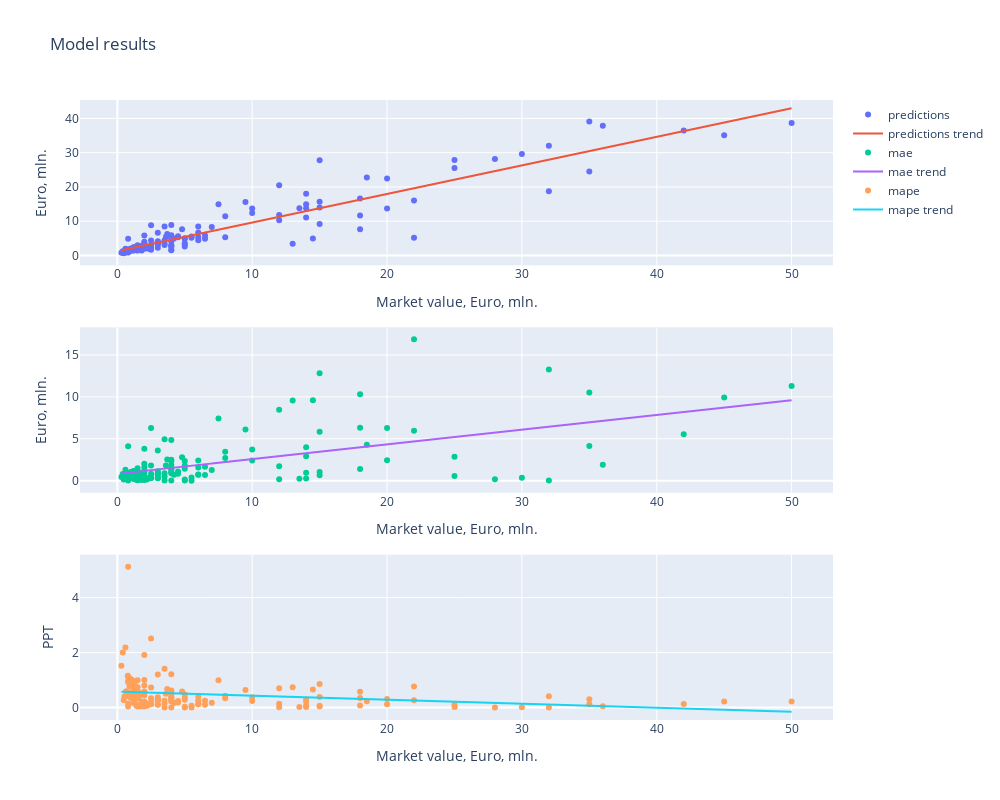
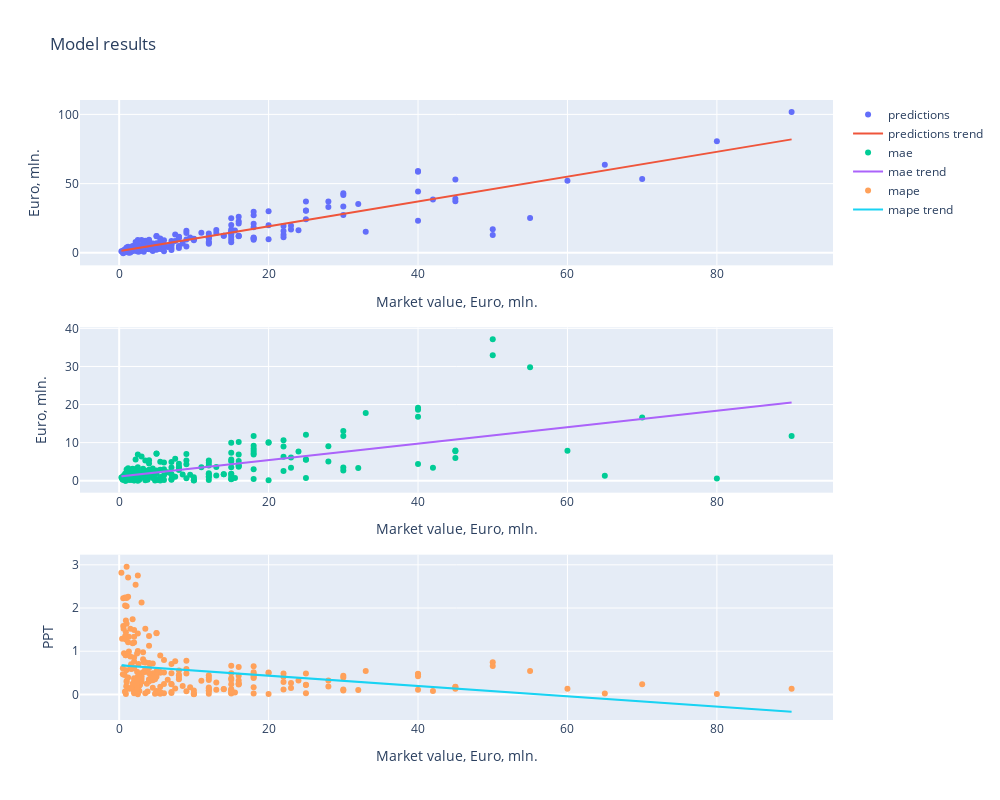
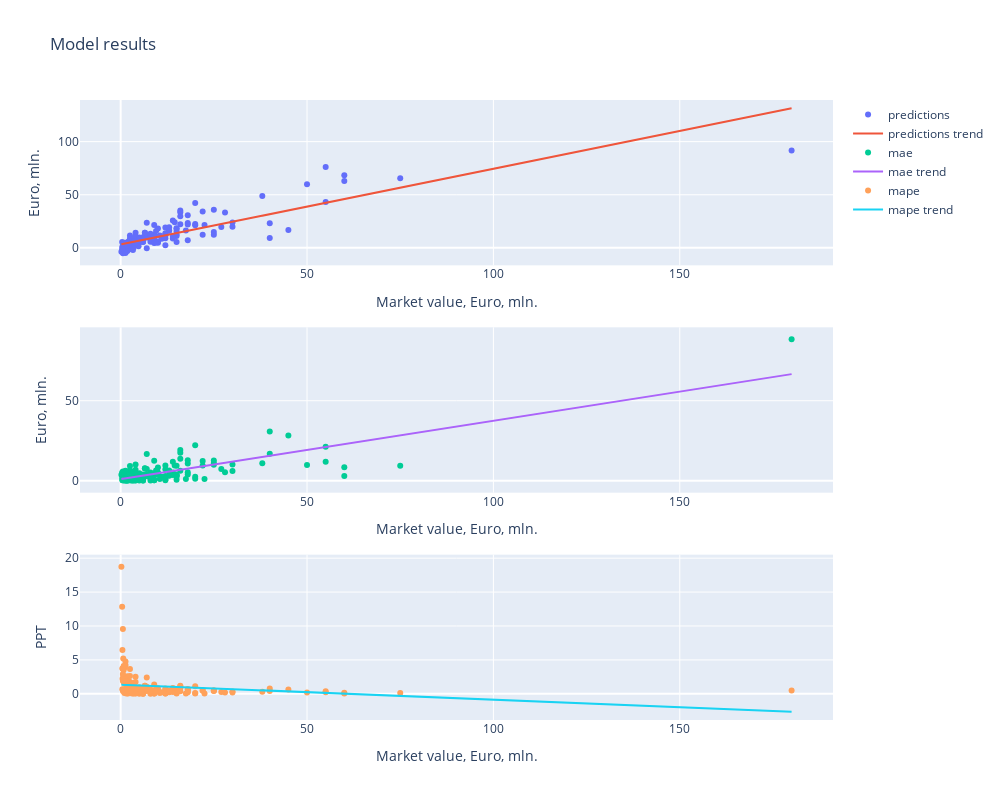

Notebook cell for these charts, in order:
### Code cell
for pos, features in feature_sets.items():
    pipeline(pos, features, full_feature_set=True)

### Figure 1 — Plotly figure (JSON) as saved in the notebook; plotly's stock layout.template omitted (floating-point values rounded to 4 significant figures; data arrays with more than 128 entries replaced by an {"elided": "..."} marker saying what was removed)
{"data": [{"mode": "markers", "name": "predictions", "type": "scatter", "x": {"elided": "141 float values"}, "xaxis": "x", "y": {"elided": "141 float values"}, "yaxis": "y"}, {"mode": "lines", "name": "predictions trend", "type": "scatter", "x": {"elided": "141 float values"}, "xaxis": "x", "y": {"elided": "141 float values"}, "yaxis": "y"}, {"mode": "markers", "name": "mae", "type": "scatter", "x": {"elided": "141 float values"}, "xaxis": "x2", "y": {"elided": "141 float values"}, "yaxis": "y2"}, {"mode": "lines", "name": "mae trend", "type": "scatter", "x": {"elided": "141 float values"}, "xaxis": "x2", "y": {"elided": "141 float values"}, "yaxis": "y2"}, {"mode": "markers", "name": "mape", "type": "scatter", "x": {"elided": "141 float values"}, "xaxis": "x3", "y": {"elided": "141 float values"}, "yaxis": "y3"}, {"mode": "lines", "name": "mape trend", "type": "scatter", "x": {"elided": "141 float values"}, "xaxis": "x3", "y": {"elided": "141 float values"}, "yaxis": "y3"}], "layout": {"height": 800, "title": {"text": "Model results"}, "width": 1000, "xaxis": {"anchor": "y", "domain": [0, 1], "title": {"text": "Market value, Euro, mln."}}, "xaxis2": {"anchor": "y2", "domain": [0, 1], "title": {"text": "Market value, Euro, mln."}}, "xaxis3": {"anchor": "y3", "domain": [0, 1], "title": {"text": "Market value, Euro, mln."}}, "yaxis": {"anchor": "x", "domain": [0.7333, 1], "title": {"text": "Euro, mln."}}, "yaxis2": {"anchor": "x2", "domain": [0.3667, 0.6333], "title": {"text": "Euro, mln."}}, "yaxis3": {"anchor": "x3", "domain": [0, 0.2667], "title": {"text": "PPT"}}}}

### Figure 2 — Plotly figure (JSON) as saved in the notebook; plotly's stock layout.template omitted (floating-point values rounded to 4 significant figures; data arrays with more than 128 entries replaced by an {"elided": "..."} marker saying what was removed)
{"data": [{"mode": "markers", "name": "predictions", "type": "scatter", "x": {"elided": "236 float values"}, "xaxis": "x", "y": {"elided": "236 float values"}, "yaxis": "y"}, {"mode": "lines", "name": "predictions trend", "type": "scatter", "x": {"elided": "236 float values"}, "xaxis": "x", "y": {"elided": "236 float values"}, "yaxis": "y"}, {"mode": "markers", "name": "mae", "type": "scatter", "x": {"elided": "236 float values"}, "xaxis": "x2", "y": {"elided": "236 float values"}, "yaxis": "y2"}, {"mode": "lines", "name": "mae trend", "type": "scatter", "x": {"elided": "236 float values"}, "xaxis": "x2", "y": {"elided": "236 float values"}, "yaxis": "y2"}, {"mode": "markers", "name": "mape", "type": "scatter", "x": {"elided": "236 float values"}, "xaxis": "x3", "y": {"elided": "236 float values"}, "yaxis": "y3"}, {"mode": "lines", "name": "mape trend", "type": "scatter", "x": {"elided": "236 float values"}, "xaxis": "x3", "y": {"elided": "236 float values"}, "yaxis": "y3"}], "layout": {"height": 800, "title": {"text": "Model results"}, "width": 1000, "xaxis": {"anchor": "y", "domain": [0, 1], "title": {"text": "Market value, Euro, mln."}}, "xaxis2": {"anchor": "y2", "domain": [0, 1], "title": {"text": "Market value, Euro, mln."}}, "xaxis3": {"anchor": "y3", "domain": [0, 1], "title": {"text": "Market value, Euro, mln."}}, "yaxis": {"anchor": "x", "domain": [0.7333, 1], "title": {"text": "Euro, mln."}}, "yaxis2": {"anchor": "x2", "domain": [0.3667, 0.6333], "title": {"text": "Euro, mln."}}, "yaxis3": {"anchor": "x3", "domain": [0, 0.2667], "title": {"text": "PPT"}}}}

### Figure 3 — Plotly figure (JSON) as saved in the notebook; plotly's stock layout.template omitted (floating-point values rounded to 4 significant figures; data arrays with more than 128 entries replaced by an {"elided": "..."} marker saying what was removed)
{"data": [{"mode": "markers", "name": "predictions", "type": "scatter", "x": {"elided": "180 float values"}, "xaxis": "x", "y": {"elided": "180 float values"}, "yaxis": "y"}, {"mode": "lines", "name": "predictions trend", "type": "scatter", "x": {"elided": "180 float values"}, "xaxis": "x", "y": {"elided": "180 float values"}, "yaxis": "y"}, {"mode": "markers", "name": "mae", "type": "scatter", "x": {"elided": "180 float values"}, "xaxis": "x2", "y": {"elided": "180 float values"}, "yaxis": "y2"}, {"mode": "lines", "name": "mae trend", "type": "scatter", "x": {"elided": "180 float values"}, "xaxis": "x2", "y": {"elided": "180 float values"}, "yaxis": "y2"}, {"mode": "markers", "name": "mape", "type": "scatter", "x": {"elided": "180 float values"}, "xaxis": "x3", "y": {"elided": "180 float values"}, "yaxis": "y3"}, {"mode": "lines", "name": "mape trend", "type": "scatter", "x": {"elided": "180 float values"}, "xaxis": "x3", "y": {"elided": "180 float values"}, "yaxis": "y3"}], "layout": {"height": 800, "title": {"text": "Model results"}, "width": 1000, "xaxis": {"anchor": "y", "domain": [0, 1], "title": {"text": "Market value, Euro, mln."}}, "xaxis2": {"anchor": "y2", "domain": [0, 1], "title": {"text": "Market value, Euro, mln."}}, "xaxis3": {"anchor": "y3", "domain": [0, 1], "title": {"text": "Market value, Euro, mln."}}, "yaxis": {"anchor": "x", "domain": [0.7333, 1], "title": {"text": "Euro, mln."}}, "yaxis2": {"anchor": "x2", "domain": [0.3667, 0.6333], "title": {"text": "Euro, mln."}}, "yaxis3": {"anchor": "x3", "domain": [0, 0.2667], "title": {"text": "PPT"}}}}
